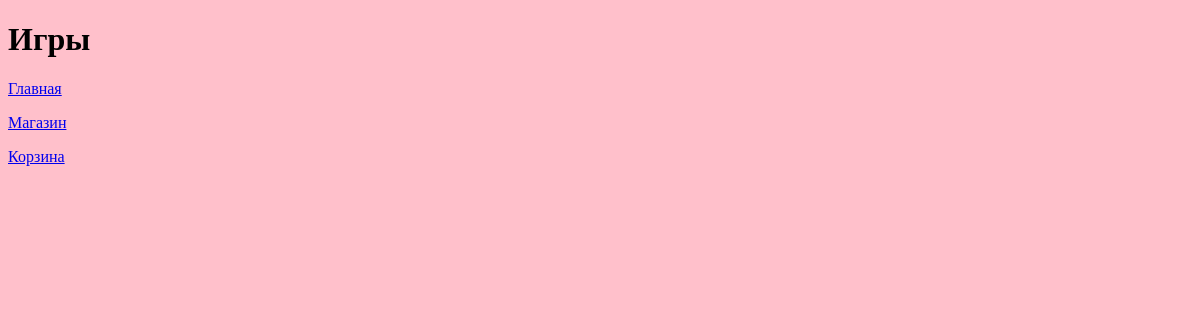
/platform/games, run on an earlier commit of the app's database.
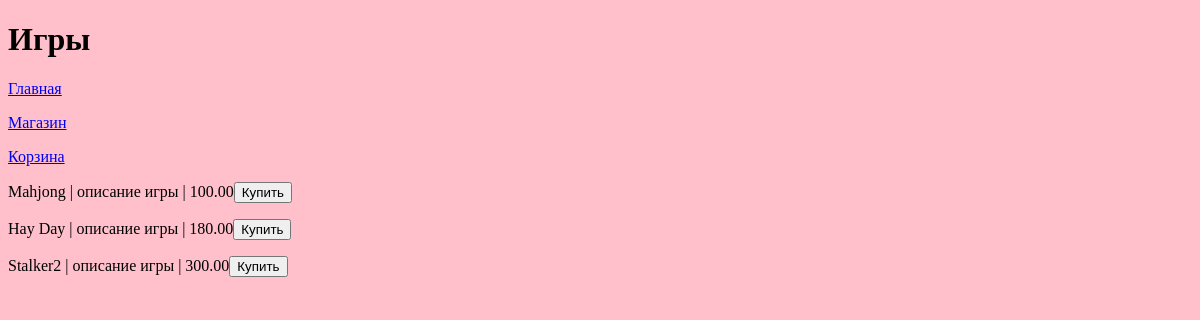
And on a later commit of the database.
### task1/models.py (models this page shows)
class Game(models.Model):
    title = models.CharField(max_length=200)  # название игры
    cost = models.DecimalField(max_digits=6, decimal_places=2)  # баланс
    size = models.DecimalField(max_digits=7, decimal_places=3)  # размер файлов игры
    description = models.TextField()  # описание игры
    age_limited = models.BooleanField(default=False)  # ограничение возраста 18+
    buyer = models.ManyToManyField(Buyer, related_name='games')

### task1/views.py (the view)
# urls.py: path('platform/games', games),  # запуск страницы с играми
def games(request):
    games_list = Game.objects.all()
    text = 'Купить'
    context = {
        'games_list': games_list,
        'text': text,
    }
    return render(request, 'games.html', context)

### templates/games.html (shortened to what this page needs)
{% extends "menu.html" %}
    {% block pagename %}
        <h1>Игры</h1>
    {% endblock %}
    {% block menu %}
        {{ block.super }}
    {% endblock %}
    {% block content  %}
        {% for game in games_list %}
            <p>{{ game.title }} | {{ game.description }} | {{ game.cost }}<button>{{ text }}</button></p>
        {% endfor %}
    {% endblock %}

### templates/menu.html (shortened to what this page needs)
{% load static %}
<!DOCTYPE html>
<html lang="en">
<head>
    <link rel="stylesheet" type="text/css" href = '{% static "style.css" %}'>
</head>
<body>
    {% block pagename  %}{% endblock %}
    {% block menu %}
        <p><a href="http://127.0.0.1:8000/platform/">Главная</a></p>
        <p><a href="http://127.0.0.1:8000/platform/games">Магазин</a></p>
        <p><a href="http://127.0.0.1:8000/platform/cart">Корзина</a></p>
    {% endblock %}
    {% block content  %}{% endblock %}
</body>
</html>

### static/style.css (style rules this page uses)
body { background-color: pink; }
h1 { text-align: left; }

What changed in the data, as far as the page shows it:
added Game: title "Mahjong", description "описание игры", cost "100.00", text "Купить"
added Game: title "Hay Day", description "описание игры", cost "180.00", text "Купить"
added Game: title "Stalker2", description "описание игры", cost "300.00", text "Купить"
